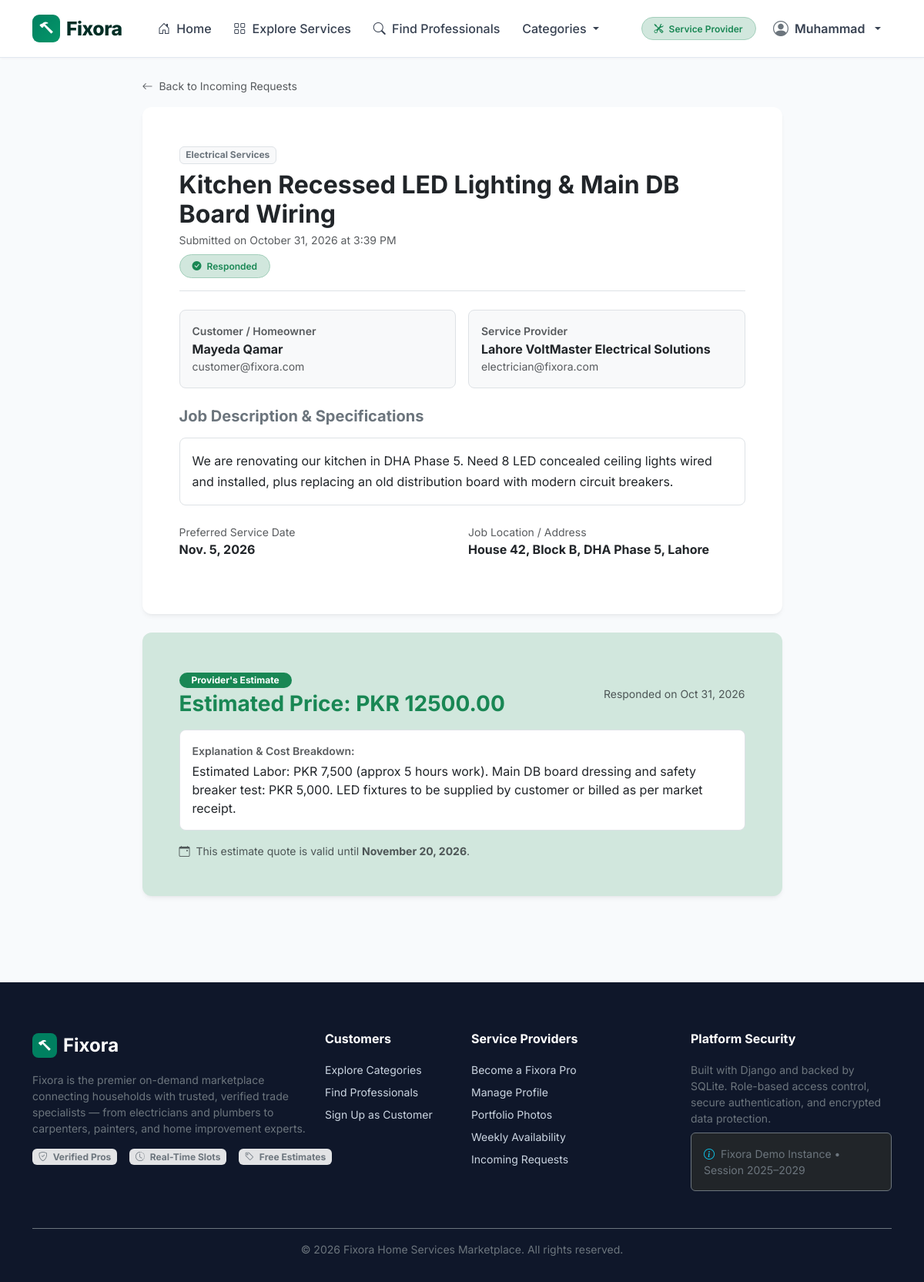
/estimates/3/ (signed in), run on an earlier commit of the app's database.
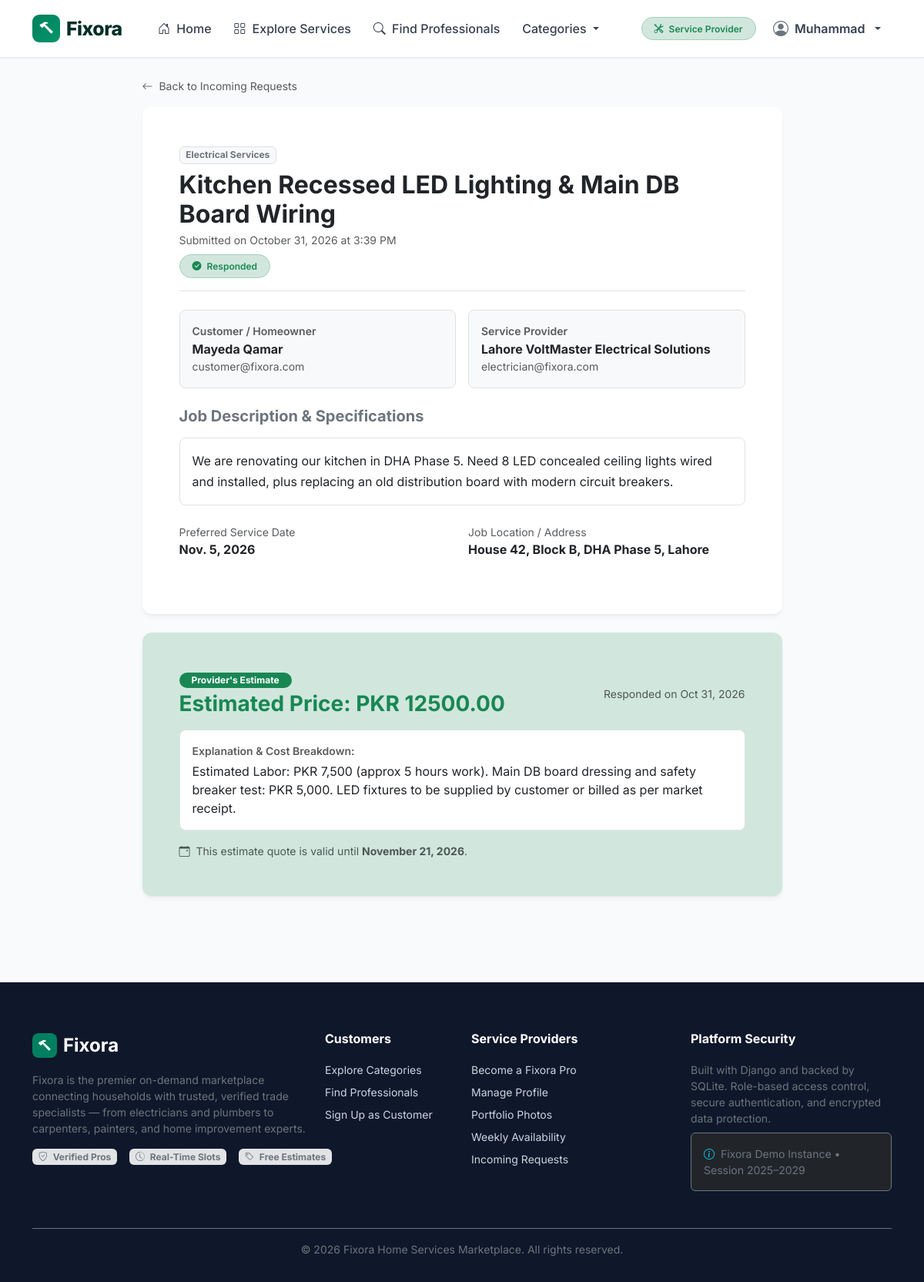
And on a later commit of the database.
### estimates/models.py (models this page shows, shortened)
class EstimateRequest(models.Model):
    class Status(models.TextChoices):
        PENDING = 'pending', 'Pending'
        RESPONDED = 'responded', 'Responded'
        CANCELLED = 'cancelled', 'Cancelled'
    customer = models.ForeignKey(
        settings.AUTH_USER_MODEL,
        on_delete=models.CASCADE,
        related_name='estimate_requests'
    )
    provider = models.ForeignKey(
        ProviderProfile,
        on_delete=models.CASCADE,
        related_name='received_estimate_requests'
    )
    service_category = models.ForeignKey(
        ServiceCategory,
        on_delete=models.SET_NULL,
        null=True,
        blank=True,
        related_name='estimate_requests',
        verbose_name="Service Category"
    )
    title = models.CharField(max_length=200, verbose_name="Job Title / Summary")
    description = models.TextField(verbose_name="Job Description & Details")
    job_address = models.CharField(max_length=255, blank=True, verbose_name="Service Location / Address")
    preferred_date = models.DateField(null=True, blank=True, verbose_name="Preferred Date of Service")
    status = models.CharField(
        max_length=20,
        choices=Status.choices,
        default=Status.PENDING,
        verbose_name="Status"
    )
    created_at = models.DateTimeField(auto_now_add=True)
    updated_at = models.DateTimeField(auto_now=True)
    class Meta:
        verbose_name = "Estimate Request"
        verbose_name_plural = "Estimate Requests"
        ordering = ['-created_at']

class EstimateResponse(models.Model):
    request = models.OneToOneField(
        EstimateRequest,
        on_delete=models.CASCADE,
        related_name='response'
    )
    estimated_price = models.DecimalField(
        max_digits=10,
        decimal_places=2,
        verbose_name="Estimated Price (PKR)"
    )
    explanation = models.TextField(
        blank=True,
        verbose_name="Estimate Explanation / Cost Breakdown"
    )
    valid_until = models.DateField(
        null=True,
        blank=True,
        verbose_name="Estimate Valid Until"
    )
    responded_at = models.DateTimeField(auto_now_add=True)
    class Meta:
        verbose_name = "Estimate Response"
        verbose_name_plural = "Estimate Responses"
        ordering = ['-responded_at']

### services/models.py (models this page shows, shortened)
class ServiceCategory(models.Model):
    name = models.CharField(max_length=100, unique=True, verbose_name="Category Name")
    slug = models.SlugField(max_length=120, unique=True, blank=True)
    description = models.TextField(blank=True, verbose_name="Description")
    icon_class = models.CharField(
        max_length=50,
        default='bi-tools',
        help_text="Bootstrap icon class name, e.g. bi-lightning-charge, bi-wrench, bi-paint-bucket",
        verbose_name="Icon Class"
    )
    image = models.ImageField(
        upload_to='categories/',
        blank=True,
        null=True,
        verbose_name="Category Image"
    )
    is_active = models.BooleanField(default=True, verbose_name="Active")
    created_at = models.DateTimeField(auto_now_add=True)
    updated_at = models.DateTimeField(auto_now=True)
    class Meta:
        verbose_name = "Service Category"
        verbose_name_plural = "Service Categories"
        ordering = ['name']

### accounts/models.py (models this page shows, shortened)
class User(AbstractUser):
    class Role(models.TextChoices):
        CUSTOMER = 'customer', 'Customer'
        PROVIDER = 'provider', 'Service Provider'
        ADMIN = 'admin', 'Administrator'
    email = models.EmailField(unique=True, verbose_name="Email Address")
    role = models.CharField(
        max_length=20,
        choices=Role.choices,
        default=Role.CUSTOMER,
        verbose_name="User Role"
    )
    phone_number = models.CharField(
        max_length=20,
        blank=True,
        null=True,
        verbose_name="Phone Number"
    )
    USERNAME_FIELD = 'email'
    REQUIRED_FIELDS = ['username', 'first_name', 'last_name']
    @property
    def is_customer(self):
        return self.role == self.Role.CUSTOMER
    @property
    def is_provider(self):
        return self.role == self.Role.PROVIDER
    @property
    def is_administrator(self):
        return self.role == self.Role.ADMIN or self.is_superuser or self.is_staff

### providers/models.py (models this page shows, shortened)
class ProviderProfile(models.Model):
    user = models.OneToOneField(
        settings.AUTH_USER_MODEL,
        on_delete=models.CASCADE,
        related_name='provider_profile'
    )
    business_name = models.CharField(max_length=150, blank=True, verbose_name="Business / Trade Name")
    introduction = models.TextField(blank=True, verbose_name="Professional Introduction / Bio")
    skills = models.TextField(
        blank=True,
        help_text="List your specific skills (e.g. Circuit wiring, Pipe fitting, Custom cabinets)",
        verbose_name="Skills"
    )
    experience_years = models.PositiveIntegerField(default=1, verbose_name="Years of Experience")
    categories = models.ManyToManyField(
        ServiceCategory,
        related_name='providers',
        blank=True,
        verbose_name="Service Categories"
    )
    service_area = models.CharField(
        max_length=200,
        blank=True,
        help_text="Neighborhoods or regions you cover, e.g. Downtown, North District, 25-mile radius",
        verbose_name="Service Area"
    )
    city = models.CharField(max_length=100, blank=True, default='', verbose_name="City / Location")
    hourly_rate = models.DecimalField(
        max_digits=10,
        decimal_places=2,
        default=0.00,
        verbose_name="Hourly Rate (PKR)"
    )
    starting_price = models.DecimalField(
        max_digits=10,
        decimal_places=2,
        default=0.00,
        verbose_name="Starting Price (PKR)"
    )
    profile_picture = models.ImageField(
        upload_to='provider_avatars/',
        blank=True,
        null=True,
        verbose_name="Profile Picture"
    )
    is_verified = models.BooleanField(default=False, verbose_name="Verified Status")
    is_online = models.BooleanField(default=True, verbose_name="Online / Accepting Requests")
    rating = models.DecimalField(max_digits=3, decimal_places=2, default=5.00, verbose_name="Rating")
    review_count = models.PositiveIntegerField(default=0, verbose_name="Review Count")
    created_at = models.DateTimeField(auto_now_add=True)
    updated_at = models.DateTimeField(auto_now=True)
    class Meta:
        verbose_name = "Provider Profile"
        verbose_name_plural = "Provider Profiles"
        ordering = ['-created_at']
    @property
    def display_name(self):
        return self.business_name if self.business_name else (self.user.get_full_name() or self.user.username)

### estimates/views.py (the view)
# urls.py: path('<int:pk>/', views.estimate_detail, name='detail'),
@login_required
def estimate_detail(request, pk):
    estimate = get_object_or_404(
        EstimateRequest.objects.select_related('customer', 'provider', 'service_category', 'response'),
        pk=pk
    )
    is_customer = (estimate.customer == request.user)
    is_provider = (hasattr(request.user, 'provider_profile') and estimate.provider == request.user.provider_profile)
    if not (is_customer or is_provider or request.user.is_administrator):
        messages.error(request, "You are not authorized to view this estimate request.")
        return redirect('accounts:dashboard_redirect')
    response_form = None
    if is_provider and estimate.status == EstimateRequest.Status.PENDING:
        response_form = EstimateResponseForm()
    return render(request, 'estimates/detail.html', {
        'estimate': estimate,
        'is_customer': is_customer,
        'is_provider': is_provider,
        'response_form': response_form,
    })

### discovery/context_processors.py (called while the page is built)
def global_categories(request):
    try:
        from services.models import ServiceCategory
        categories = ServiceCategory.objects.filter(is_active=True)[:8]
    except Exception:
        categories = []
    return {'nav_categories': categories}

### templates/estimates/detail.html (shortened to what the changed rows need)
{% extends 'base.html' %}
{% block content %}
<div class="container py-4">
  <div class="row justify-content-center">
    <div class="col-lg-9">
      <div class="card card-fx border-0 p-4 p-md-5 mb-4">
        <div class="d-flex flex-wrap justify-content-between align-items-start gap-2 mb-4 pb-3 border-bottom">
          <div>
            <span class="badge bg-light text-secondary border mb-2">
              {{ estimate.service_category.name|default:"General Maintenance" }}
            </span>
            <h2 class="fw-bold mb-1">{{ estimate.title }}</h2>
            <p class="text-muted small mb-0">
              Submitted on {{ estimate.created_at|date:"F d, Y \a\t g:i A" }}
            </p>
          </div>
        </div>
        <div class="row g-3 mb-4">
          <div class="col-md-6">
            <div class="p-3 bg-light rounded-3 border">
              <span class="text-muted small fw-semibold d-block mb-1">Customer / Homeowner</span>
              <h6 class="fw-bold mb-0 text-dark">{{ estimate.customer.get_full_name|default:estimate.customer.username }}</h6>
              <small class="text-muted">{{ estimate.customer.email }}</small>
            </div>
          </div>
          <div class="col-md-6">
            <div class="p-3 bg-light rounded-3 border">
              <span class="text-muted small fw-semibold d-block mb-1">Service Provider</span>
              <h6 class="fw-bold mb-0 text-dark">
                <a href="{% url 'providers:public_profile' estimate.provider.pk %}" class="text-decoration-none text-dark">
                  {{ estimate.provider.display_name }}
                </a>
              </h6>
              <small class="text-muted">{{ estimate.provider.user.email }}</small>
            </div>
          </div>
        </div>
        <div class="p-3 bg-white rounded-3 border mb-4">
          <p class="text-dark mb-0" style="white-space: pre-line; line-height: 1.7;">{{ estimate.description }}</p>
        </div>
        <div class="row g-3 mb-4">
          <div class="col-sm-6">
            <span class="text-muted small d-block">Preferred Service Date</span>
            <strong class="text-dark">{{ estimate.preferred_date|default:"Flexible / To be coordinated" }}</strong>
          </div>
          <div class="col-sm-6">
            <span class="text-muted small d-block">Job Location / Address</span>
            <strong class="text-dark">{{ estimate.job_address|default:"Provided upon confirmation" }}</strong>
          </div>
        </div>
      </div>
      {% if estimate.status == 'responded' and estimate.response %}
        <div class="card card-fx border-0 p-4 p-md-5 mb-4 bg-success-subtle border-success-subtle">
          <div class="d-flex justify-content-between align-items-center mb-3">
            <div>
              <span class="badge bg-success text-white px-3 py-1 rounded-pill mb-1">Provider's Estimate</span>
              <h3 class="fw-bold text-success mb-0">Estimated Price: PKR {{ estimate.response.estimated_price }}</h3>
            </div>
            <small class="text-muted">
              Responded on {{ estimate.response.responded_at|date:"M d, Y" }}
            </small>
          </div>
          <div class="p-3 bg-white rounded-3 border mb-3">
            <span class="text-muted small fw-semibold d-block mb-1">Explanation & Cost Breakdown:</span>
            <p class="mb-0 text-dark" style="white-space: pre-line;">{{ estimate.response.explanation|default:"No additional notes provided." }}</p>
          </div>
          {% if estimate.response.valid_until %}
            <small class="text-muted">
              <i class="bi bi-calendar-event me-1"></i> This estimate quote is valid until <strong>{{ estimate.response.valid_until|date:"F d, Y" }}</strong>.
            </small>
          {% endif %}
        </div>
      {% endif %}
    </div>
  </div>
</div>
{% endblock %}

What changed in the data, as far as the page shows it:
changed EstimateRequest "Kitchen Recessed LED Lighting & Main DB Board Wiring": response.valid_until "November 20, 2026" → "November 21, 2026"
